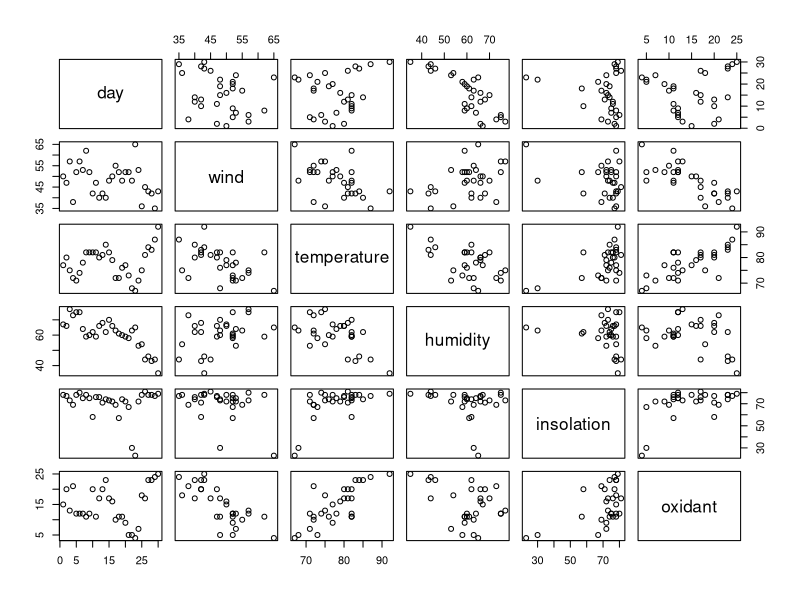
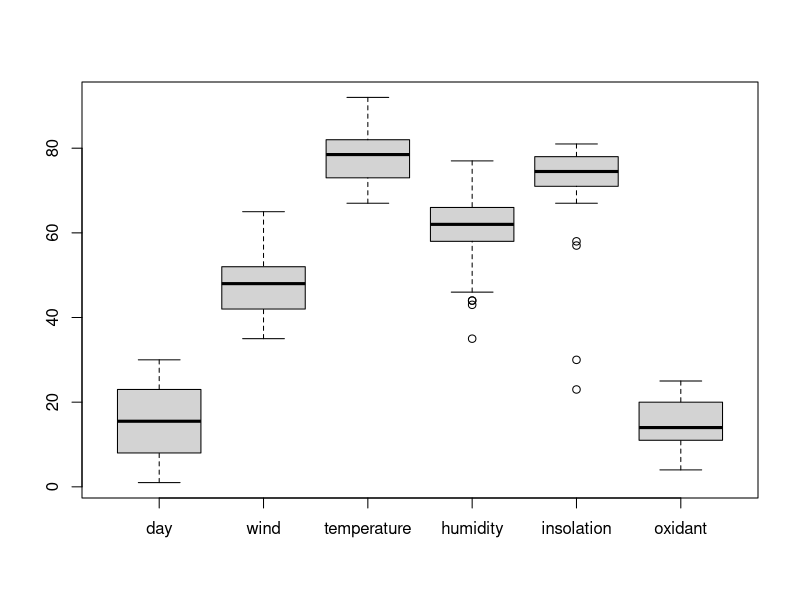
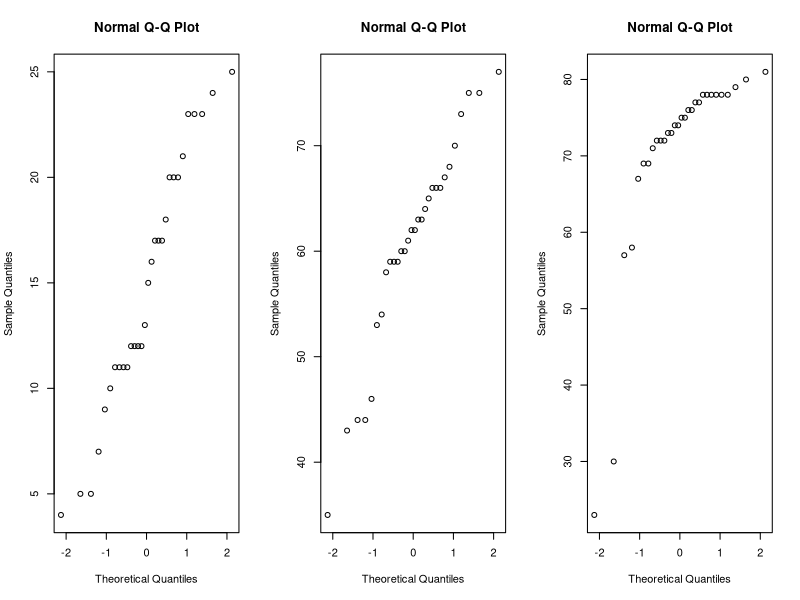
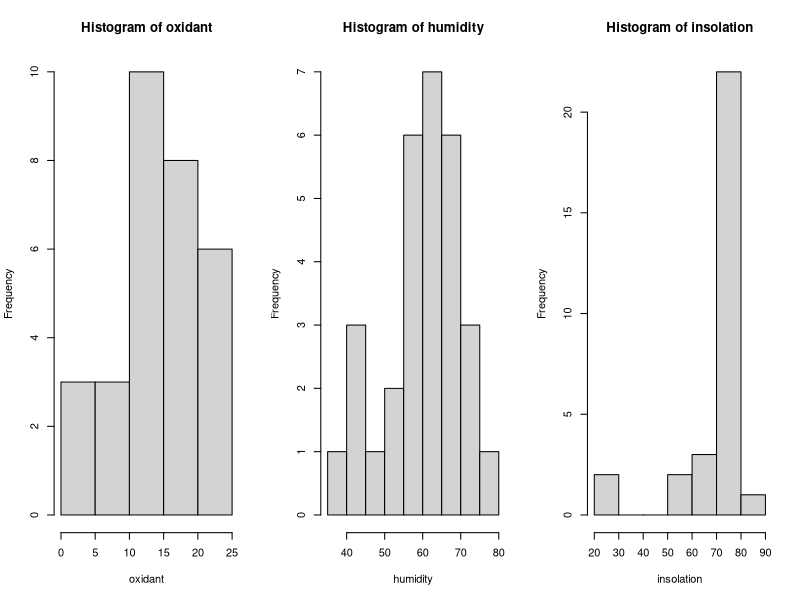
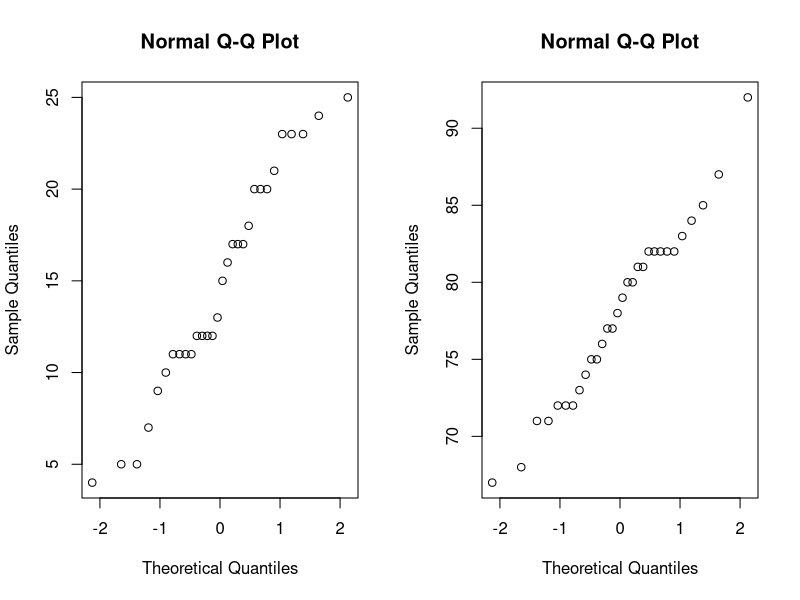
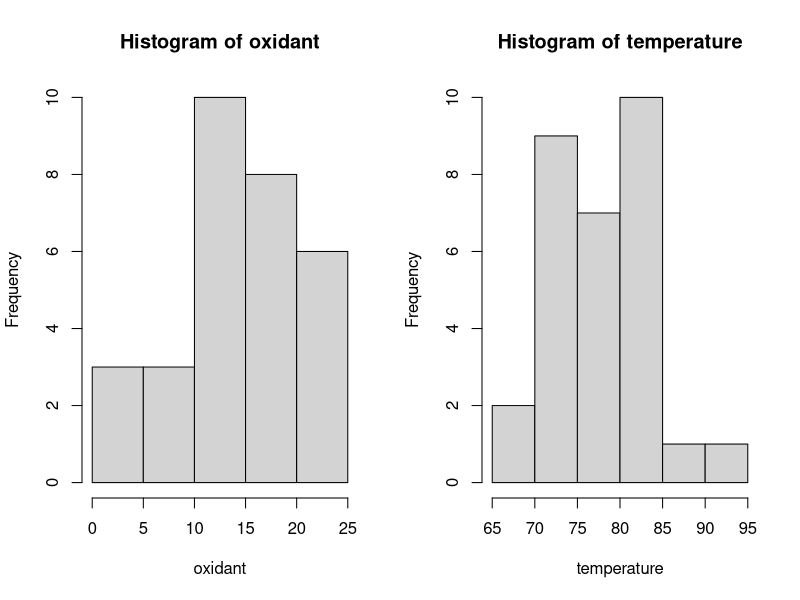
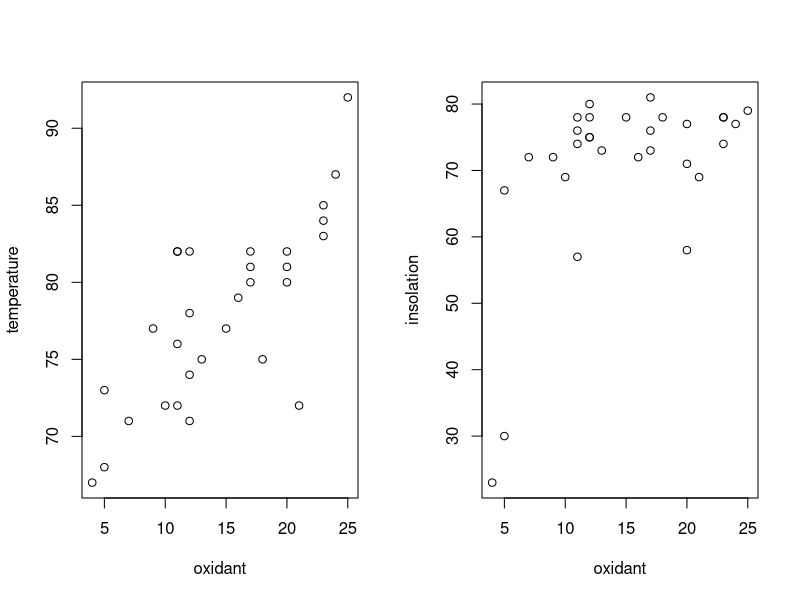
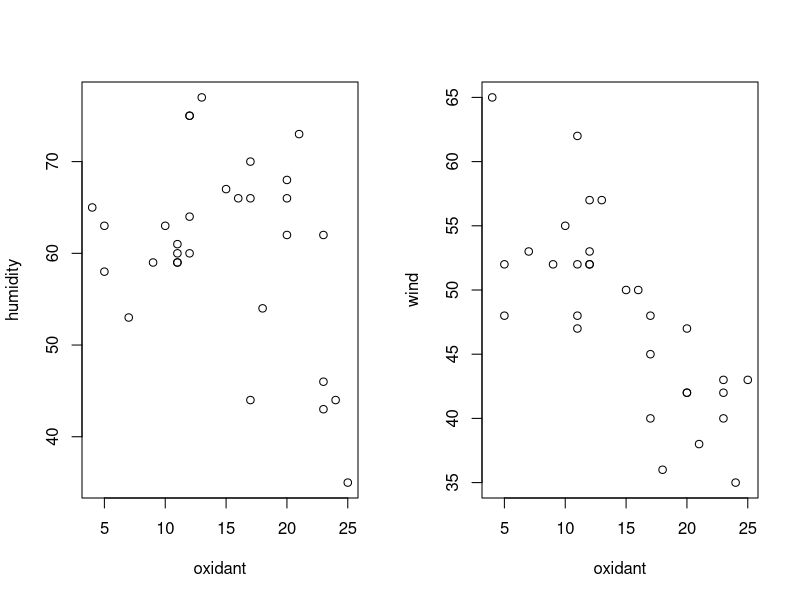

Recreate these plots in R, in order.
data.airpollution <- read.table("datas/airpollution.txt", header = TRUE)
data.airpollution

# a
summary(data.airpollution)
# Make some graphical summaries of the data.
pairs(data.airpollution)
boxplot(data.airpollution) # There are no straight line in the scatter plot.
# humidity and insolation have outliers

attach(data.airpollution)
par(mfrow=c(1,3))
qqnorm(oxidant) ; qqnorm(humidity) ; qqnorm(insolation)
hist(oxidant) ; hist(humidity) ; hist(insolation)

par(mfrow=c(1,2))
qqnorm(oxidant) ; qqnorm(temperature)
hist(oxidant) ; hist(temperature)
plot(oxidant,temperature) ; plot(oxidant,insolation)
plot(oxidant,humidity) ; plot(oxidant,wind)

# Investigate the problem of potential and influence points, and the problem of collinearity.

# whole model
lmwind11 = lm(oxidant~temperature+wind+humidity+insolation)
order(abs(residuals(lmwind11)))
plot(residuals(lmwind11))

o11 = rep(0,30) ; o11[11] = 1 ; o11 # 11th outliers
airpolutionlm11 =  lm(oxidant~temperature+wind+humidity+insolation+o11)
summary(airpolutionlm11)
# the coefficient for explanatory variable o11(0.0171) is insignificantly different from 0 and the outlier is significant

# partly model ( temperature and wind)

airpolutionlmtmp = lm(oxidant~temperature)
order(abs(residuals(airpolutionlmtmp)))

o4 = rep(0,30) ; o4[4] = 1 ; o4 # 4th outliers
airpolutionlm4 =  lm(oxidant~temperature+o4) ;
summary(airpolutionlm4)
# the coefficient for explanatory variable o4 is significantly different from 0 and the outlier is significant

# partly model
airpolutionlmwind = lm(oxidant~wind)
order(abs(residuals(airpolutionlmwind)))
plot(residuals(airpolutionlmwind))

o22 = rep(0,30) ; o22[22] = 1 ; o22 # 22th outliers
airpolutionlm22 =  lm(oxidant~wind+o22)
summary(airpolutionlm22)
# the coefficient for explanatory variable u22 is significantly different from 0 and the outlier is significant


# influence point

oxilm = lm(oxidant~temperature+wind+humidity+insolation)
oxi_c = round(cooks.distance(oxilm), 2) # 23rd is the most influential day with respect to the Cook's distance
plot(1:30, oxi_c, type = "b")
oxi_c #influence point: 23th - 0.83

lmwind = lm(oxidant~wind)
round(cooks.distance(lmwind),2)
plot(1:30,cooks.distance(lmwind),type = 'b') # 8th point

lmtemp = lm(oxidant~temperature)
round(cooks.distance(lmtemp),2)
plot(1:30,cooks.distance(lmtemp),type = 'b') # 4th point

lmhumid = lm(oxidant~humidity)
round(cooks.distance(lmhumid),2)
plot(1:30,cooks.distance(lmhumid),type = 'b') # 30th point

plot(temperature~wind)
pairs(data.airpollution)
round(cor(data.airpollution),2)
# checking the collinearity
# oxidant ~ temperature correlation is the highest 0.76


# b
# Use the added variable plot to depict the relationship between response oxidant and predictor wind.

x=residuals(lm(wind~temperature+humidity+insolation))
y=residuals(lm(oxidant~temperature+humidity+insolation)) 
summary(lm(oxidant~temperature+wind+humidity+insolation)) # estimate will give us the slope of all of them
plot(x,y,main="Added variable plot for + wind", xlab="residual of wind",ylab="residual of oxidant")

#  What is the meaning of the slope of fitted regression for this scatter plot? 
# wind has a negative slope while temperature has a positive and highest slope.

# c
# Fit a linear regression model to the data. Use both the step-up and step-down methods to find the best model.
# Step-up Model

summary(lm(oxidant~wind))
summary(lm(oxidant~temperature))
summary(lm(oxidant~humidity))
summary(lm(oxidant~insolation))
# Thus, the first variable to add is winds

summary(lm(oxidant~wind+temperature)) # we can include temperature since it's significant and R-squared is higher.
summary(lm(oxidant~wind+humidity)) # we can not add humidity since it's not significant
summary(lm(oxidant~wind+insolation)) # insolation with wind is not highly significant, so we can check insolation with other factors.

summary(lm(oxidant~wind+temperature+insolation)) # we can see that insolation together with wind and temperature is not significant so do not add this.
# summary(lm(oxidant~wind+temperature) seems like correct model.
# Resulting model : oxidant = -5.20334 -0.42706 * wind + 0.52035 * temperature  + error

# Step-down Model
summary(lm(oxidant~wind+temperature+humidity+insolation)) # with 0.65728 insolation has the highest value, so remove it
summary(lm(oxidant~wind+temperature+humidity)) # humidity has 0.131 so we'll remove it
summary(lm(oxidant~wind+temperature)) # there is no insignificant variables left.
# Resulting model : oxidant = -5.20334  + -0.42706 * wind + 0.52035 * temperature + error

# d
# Determine 95% confidence and prediction intervals for oxidant using the model you preferred in c) for wind=33, temperature=54, humidity=77 and insolation=21.
linearmodel.airpollution <- lm(oxidant~wind+temperature)
fitted(linearmodel.airpollution)
new.data <- data.frame(wind=33, temperature=54, humidity=77,insolation=21)
predict(linearmodel.airpollution, new.data, interval = "confidence", level= 0.95)
predict(linearmodel.airpollution, new.data, interval = "prediction", level= 0.95)

# Prediction interval is larger.